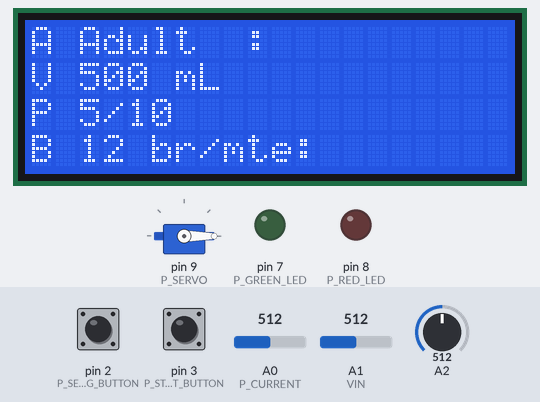
A sketch run on a simulated Arduino Uno, built with avr-gcc and run on an emulated ATmega328P. Shown: servo, 20×4 character LCD, output pins drawn as LEDs (lit = HIGH). The inputs (shaded band) are chosen by the test bench; at power-on: pin 2 (P_SETTING_BUTTON) HIGH, pin 3 (P_START_BUTTON) HIGH, A0 (P_CURRENT) = 512, A1 (VIN) = 512, A2 = 512.

Above: at 4.3 s.
4.4 s: pin 2 (P_SETTING_BUTTON) pulled LOW for 3.2 s
At 8.7 s:
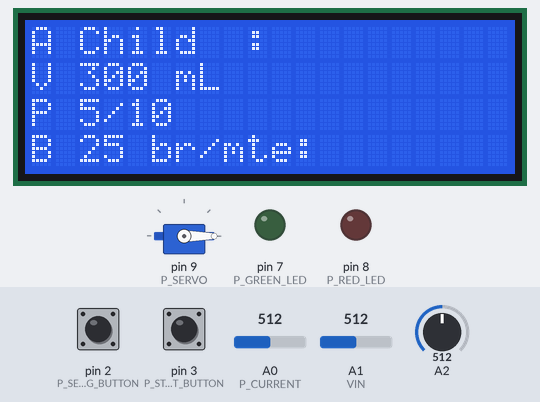
9.1 s: pin 3 (P_START_BUTTON) pulled LOW for 0.15 s
At 11.33 s:
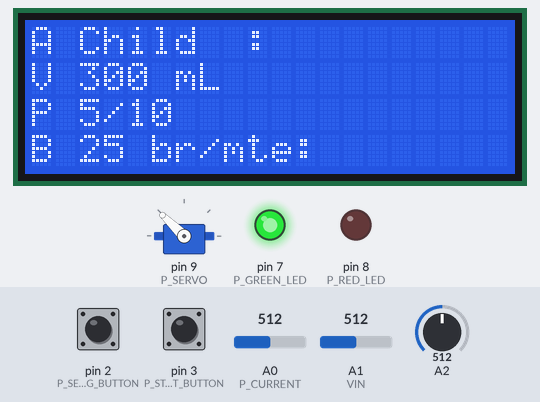
11.5 s: A0 (P_CURRENT) set to 900
At 12.28 s:
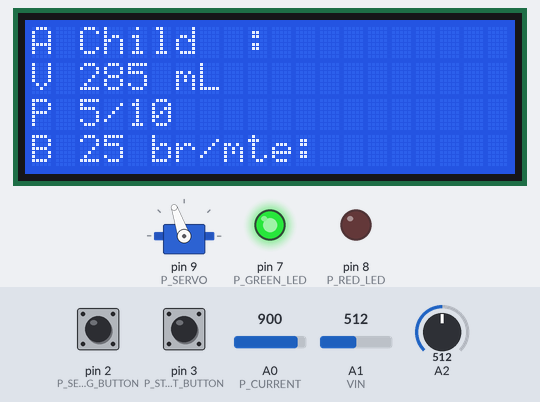
13.0 s: A1 (VIN) set to 1023
At 15.3 s:
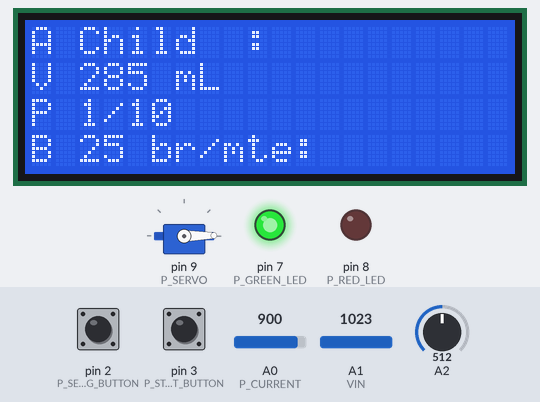
16.0 s: pin 3 (P_START_BUTTON) pulled LOW for 1 s
At 16.28 s:
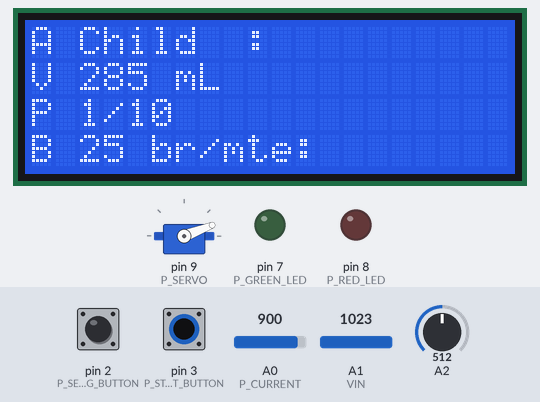
18.5 s: A2 set to 490
At 20.4 s:
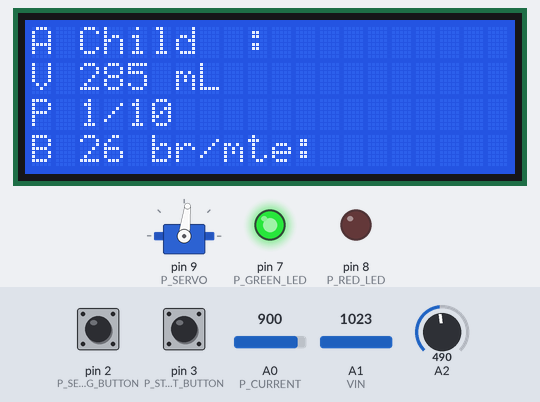
Timing chart, 0 to 21.2 s (numbered marks = the images above; inputs shaded):
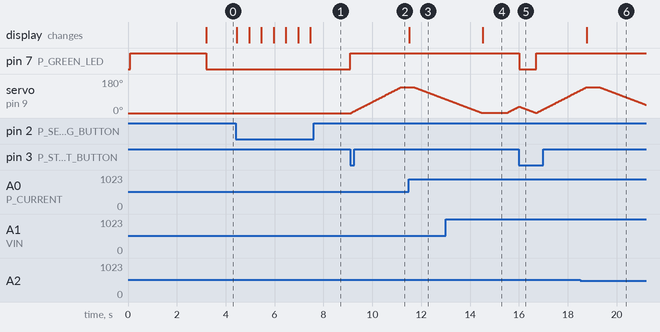

The sketch:

maincode.ino
```cpp
//Prateek
//https://justdoelectronics.com

#include <Servo.h>
#include <LiquidCrystal_I2C.h>
#include "constants.h"

const int8_t pot_map_radius[3] = { 5, 5, 5 };
const uint16_t nom_vals[3][3] = { { 500, 300, 25 }, { 5, 5, 5 }, { 12, 25, 50 } };
const uint8_t val_inc[3][3] = { { 10, 5, 1 }, { 1, 1, 1 }, { 1, 1, 2 } };


const uint16_t base_delays[3] = { 950, 550, 200 };

const char clear_value[] = "        ";
const char *setting_titles[3] = { "Volume: ", "Pressure: ", "Breath Rate: " };
const char *age_titles[3] = { "Adult", "Child", "Infant" };
const char *unit[3] = { " mL", "/10", " br/m" };

bool ventilating = false;
bool time_to_squeeze = true;
bool time_to_release = true;
long squeeze_time = -100;
long release_time = -100;
bool compression_state = 0;
bool halt = false;
bool warn_user = false;

bool can_read_age_button = true;
long age_button_time = -100;
bool can_read_start_button = true;
long start_button_time = -100;

int8_t pot_vals[3] = { 0, 0, 0 };
uint8_t age_state = 0;

long red_led_flash = 0;
bool red_led_flash_on = false;

double sensitivity[] = {
  0.185,
  0.100,
  0.066
};
double voltage;
double current_sum = 0;

Servo servo;
LiquidCrystal_I2C lcd(0x27, 20, 4);

int map_pot_val(uint16_t unmapped_pot_val, int8_t pot_index) {
  return map(unmapped_pot_val, 0, 1024, pot_map_radius[pot_index], -pot_map_radius[pot_index]);
}

int16_t map_servo_pos(int16_t pos) {
  return map(pos, 0, MAX_SERVO_POS, 180, 0);
}

void lcd_update(uint8_t pot_index) {
  lcd.setCursor(LCD_H_SPACING - 1, pot_index + POT_LCD_OFFSET);
  lcd.print(clear_value);
  lcd.setCursor(LCD_H_SPACING, pot_index + POT_LCD_OFFSET);
  int16_t val = nom_vals[pot_index][age_state] + val_inc[pot_index][age_state] * pot_vals[pot_index];
  lcd.print(val);
  lcd.print(unit[pot_index]);
}

void lcd_update_age() {
  lcd.setCursor(LCD_H_SPACING - 1, 0);
  lcd.print(clear_value);
  lcd.setCursor(LCD_H_SPACING, 0);
  lcd.print(age_titles[age_state]);
  for (uint8_t i = 0; i < 3; ++i) {
    lcd_update(i);
  }
}

void lcd_startup() {
  lcd.clear();
  lcd.setCursor(8, 0);
  lcd.print("YOUR");
  lcd.setCursor(0, 2);
  lcd.print("Automatic Inhalation");
  lcd.setCursor(4, 3);
  lcd.print("VENTILATOR");
}

void lcd_init_titles() {
  lcd.clear();
  lcd.setCursor(0, 0);
  lcd.print("Age Group:");
  lcd.setCursor(0, 1);
  lcd.print("Volume:");
  lcd.setCursor(0, 2);
  lcd.print("Pressure:");
  lcd.setCursor(0, 3);
  lcd.print("Breath Rate:");
}

void lcd_init() {
  lcd_init_titles();
  lcd_update_age();
}


void check_pot_vals() {
  for (uint8_t i = 0; i < 3; ++i) {
    if (map_pot_val(analogRead(i + POT_PIN_OFFSET), i) != pot_vals[i]) {
      pot_vals[i] = map_pot_val(analogRead(i + POT_PIN_OFFSET), i);
      lcd_update(i);
    }
  }
}

void check_age_setting() {
  if (!digitalRead(P_SETTING_BUTTON) && can_read_age_button) {
    age_button_time = millis();
    can_read_age_button = false;
    age_state = (age_state + 1) % 3;
    lcd_update_age();
  }
}

void check_start_stop() {
  if (!digitalRead(P_START_BUTTON) && can_read_start_button) {
    if (warn_user) {
      red_led(true);
      warn_user = false;
      lcd_init();
    } else {
      start_button_time = millis();
      can_read_start_button = false;
      ventilating = !ventilating;
      red_led(!ventilating);
      green_led(ventilating);
    }
  }
}

bool check_halt() {
  if (ventilating && warn_user) {
    return true;
  }
  bool was_ventilating = ventilating;
  check_start_stop();
  if (was_ventilating && !ventilating) {
    return true;
  }
  return false;
}

uint8_t get_servo_delay() {
  uint16_t des_delay = nom_vals[PRES][age_state];
  des_delay += val_inc[PRES][age_state] * pot_vals[PRES];
  des_delay = map(des_delay, nom_vals[PRES][age_state] - pot_map_radius[PRES] * val_inc[PRES][age_state], nom_vals[PRES][age_state] + pot_map_radius[PRES] * val_inc[PRES][age_state], MIN_SPEED, MAX_SPEED);
  return des_delay;
}

void drive_servo(uint16_t desired_pos) {
  uint16_t servo_pos = servo.read();
  if (servo_pos < desired_pos) {
    for (int16_t pos = servo_pos; pos < desired_pos; pos += 1) {
      halt = check_halt();
      if (halt) {
        break;
      }
      servo.write(pos);
      delay(15);
    }
  }

  else {
    for (int16_t pos = servo_pos; pos > desired_pos; pos -= 1) {
      halt = check_halt();
      if (halt) {
        break;
      }
      servo.write(pos);
      update_current();
      uint8_t del = get_servo_delay();
      delay(del);
    }
  }
}

uint16_t get_ms_per_breath() {
  uint8_t breath_per_min = nom_vals[RATE][age_state] + val_inc[RATE][age_state] * pot_vals[RATE];
  return round(1000 / (breath_per_min / 60.0));
}

uint16_t vol_to_ang(uint16_t vol) {
  return 4.89427e-7 * pow(vol, 3) - 8.40105e-4 * pow(vol, 2) + 0.64294 * vol + 28.072327;
}

void red_led(bool on) {

  analogWrite(P_RED_LED, on ? 5 : 0);
}

void green_led(bool on) {
  digitalWrite(P_GREEN_LED, on ? HIGH : LOW);
}

void flash_red() {
  if ((millis() - red_led_flash) > 200) {
    red_led(!red_led_flash_on);
    red_led_flash_on = !red_led_flash_on;
    red_led_flash = millis();
  }
}

double predict_current() {

  uint16_t v = nom_vals[0][age_state] + val_inc[0][age_state] * pot_vals[0];
  uint8_t p = nom_vals[1][age_state] + val_inc[1][age_state] * pot_vals[1];
  return -1.041041e3 + 2.35386 * v + 2.316309e-3 * pow(v, 2) - 3.887507e1 * p + 7.7198644 * pow(p, 2) - 4.2099326e-2 * v * p;
}

void update_current() {

  uint16_t potentiometer_raw = analogRead(P_CURRENT);
  double voltage_raw = (5.0 / 1023.0) * analogRead(VIN);
  voltage = voltage_raw - QOV + 0.012;
  double current = voltage / sensitivity[MODEL] * -1;
  current_sum += current;
}

void setup() {

  Serial.begin(9600);
  pinMode(P_RED_LED, OUTPUT);
  pinMode(P_GREEN_LED, OUTPUT);
  pinMode(P_SETTING_BUTTON, INPUT_PULLUP);
  pinMode(P_START_BUTTON, INPUT_PULLUP);
  servo.attach(P_SERVO);
  servo.write(map_servo_pos(START_POS));
  lcd.init();
  lcd.backlight();
  lcd_startup();
  red_led(true);
  green_led(true);
  delay(3000);
  lcd_init();
  green_led(false);
}

void loop() {
  if (!can_read_age_button && millis() - age_button_time >= 500) {
    can_read_age_button = true;
  }
  if (!can_read_start_button && millis() - start_button_time >= 500) {
    can_read_start_button = true;
  }

  if (!warn_user) {
    if (!ventilating) {
      check_age_setting();
    }
    check_pot_vals();
  }

  if (halt) {
    compression_state = 0;
    ventilating = false;
    drive_servo(map_servo_pos(START_POS));
    release_time = millis();
  }
  halt = check_halt();

  if (warn_user) {
    flash_red();
  }

  if (ventilating) {
    uint16_t ms_per_breath = get_ms_per_breath();
    int16_t post_breath_delay = ms_per_breath - base_delays[age_state];
    if (post_breath_delay < 0) {
      post_breath_delay = 1000;
    }

    if (time_to_squeeze && !compression_state) {
      compression_state = 1;
      uint16_t des_vol = nom_vals[VOL][age_state];
      des_vol += val_inc[VOL][age_state] * pot_vals[VOL];
      uint16_t dest = vol_to_ang(des_vol);
      if (age_state == 0) {

        dest = map(dest, 193, 208, 180, 250);
      }
      drive_servo(map_servo_pos(dest));
      squeeze_time = millis();
    } else if (time_to_release && compression_state) {

      if (current_sum >= predict_current() * 1.2 && age_state == 0) {
        halt = true;
        green_led(false);
        warn_user = true;

      } else {
        compression_state = 0;
        drive_servo(map_servo_pos(START_POS));
        release_time = millis();
      }
      current_sum = 0;
    }

    if (compression_state) {
      update_current();
    }

    time_to_squeeze = millis() - release_time > post_breath_delay;
    time_to_release = millis() - squeeze_time > base_delays[age_state];
  }
}
```

constants.h
```cpp
// constants.h

#ifndef CONSTANTS_H
#define CONSTANTS_H
#include <Servo.h>
#include <LiquidCrystal_I2C.h>

// Pin definitions
#define P_SERVO 9
#define P_CURRENT A0
#define P_RED_LED 8
#define P_GREEN_LED 7
#define P_SETTING_BUTTON 2
#define P_START_BUTTON 3

#define POT_PIN_OFFSET 0

#define LCD_H_SPACING 2
#define POT_LCD_OFFSET 1

#define START_POS 180
#define MIN_SPEED 1
#define MAX_SPEED 100

// Age groups
#define ADULT 0
#define CHILD 1
#define INFANT 2
#define PRES 0
#define RATE 1
#define VOL  2
// Sensor model
#define MODEL 0
#define VIN A1
#define QOV 0.032
const int MAX_SERVO_POS = 180;

#endif // CONSTANTS_H
```

Measured:
- after the input at 4.4 s, the display: changes after 0.06 s (image 1)
- after the input at 9.1 s, pin 7 (P_GREEN_LED): LOW → HIGH at once; servo on pin 9 (P_SERVO): moves from 0° to 136° over 2.0 s, starting at once
- after the input at 11.5 s, the display: changes at once (image 3)
- after the input at 13.0 s, the display: changes after 1.5 s (image 4)
- after the input at 16.0 s, pin 7 (P_GREEN_LED): HIGH → LOW at once, → HIGH 0.70 s later
- after the input at 18.5 s, the display: changes after 0.27 s (image 6)
